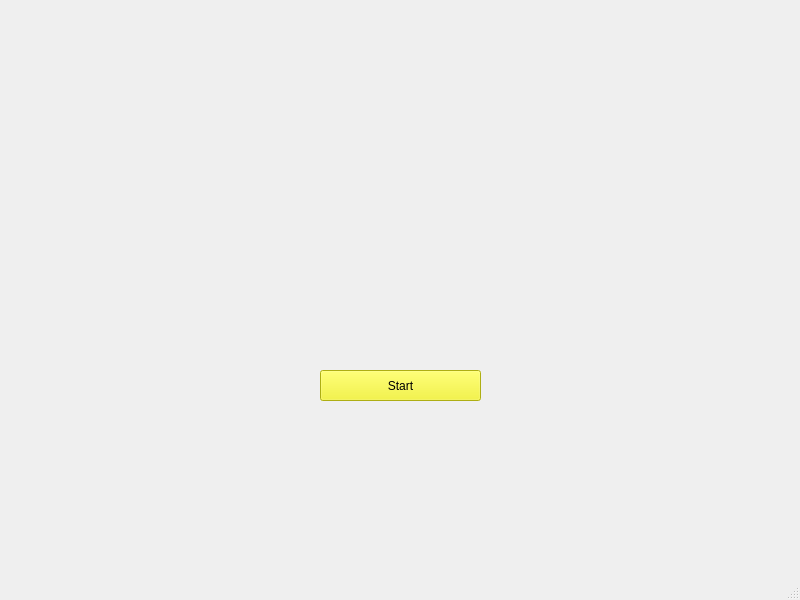
<?xml version="1.0" encoding="UTF-8"?>
<ui version="4.0">
 <class>MainWindow</class>
 <widget class="QMainWindow" name="MainWindow">
  <property name="geometry">
   <rect>
    <x>0</x>
    <y>0</y>
    <width>800</width>
    <height>600</height>
   </rect>
  </property>
  <property name="windowTitle">
   <string>MainWindow</string>
  </property>
  <widget class="QWidget" name="centralwidget">
   <widget class="QStackedWidget" name="stackedWidget">
    <property name="geometry">
     <rect>
      <x>20</x>
      <y>20</y>
      <width>761</width>
      <height>541</height>
     </rect>
    </property>
    <widget class="QWidget" name="welcomeScreen">
     <widget class="QLabel" name="startGameButton">
      <property name="geometry">
       <rect>
        <x>150</x>
        <y>70</y>
        <width>441</width>
        <height>351</height>
       </rect>
      </property>
      <property name="text">
       <string/>
      </property>
      <property name="pixmap">
       <pixmap resource="res.qrc">:/images/welcomeScreenThanksgiving.png</pixmap>
      </property>
      <property name="scaledContents">
       <bool>true</bool>
      </property>
     </widget>
     <widget class="QPushButton" name="pushButton">
      <property name="geometry">
       <rect>
        <x>300</x>
        <y>350</y>
        <width>161</width>
        <height>31</height>
       </rect>
      </property>
      <property name="styleSheet">
       <string notr="true">border-color: (none);
background-color: rgb(244, 244, 26);</string>
      </property>
      <property name="text">
       <string>Start</string>
      </property>
     </widget>
    </widget>
    <widget class="QWidget" name="page_2"/>
   </widget>
  </widget>
  <widget class="QStatusBar" name="statusbar"/>
 </widget>
 <resources>
  <include location="res.qrc"/>
 </resources>
 <connections/>
</ui>
